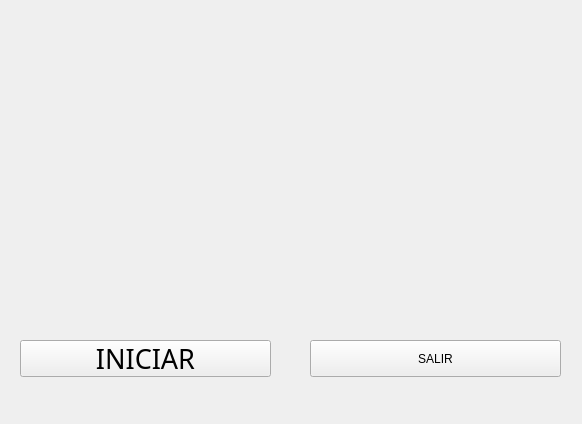
<?xml version="1.0" encoding="UTF-8"?>
<ui version="4.0">
 <class>MainWindow</class>
 <widget class="QMainWindow" name="MainWindow">
  <property name="geometry">
   <rect>
    <x>0</x>
    <y>0</y>
    <width>582</width>
    <height>424</height>
   </rect>
  </property>
  <property name="minimumSize">
   <size>
    <width>582</width>
    <height>424</height>
   </size>
  </property>
  <property name="maximumSize">
   <size>
    <width>582</width>
    <height>424</height>
   </size>
  </property>
  <property name="windowTitle">
   <string>Inicio</string>
  </property>
  <property name="windowIcon">
   <iconset resource="imagenes/fondoPrincipal.qrc">
    <normaloff>:/cct/droneIcono.jpg</normaloff>:/cct/droneIcono.jpg</iconset>
  </property>
  <property name="autoFillBackground">
   <bool>false</bool>
  </property>
  <property name="styleSheet">
   <string notr="true">border-image: url(:/cct/dronePrincipal.jpg);</string>
  </property>
  <property name="iconSize">
   <size>
    <width>30</width>
    <height>30</height>
   </size>
  </property>
  <widget class="QWidget" name="centralwidget">
   <property name="autoFillBackground">
    <bool>false</bool>
   </property>
   <widget class="QPushButton" name="pushButton_3">
    <property name="geometry">
     <rect>
      <x>310</x>
      <y>340</y>
      <width>251</width>
      <height>37</height>
     </rect>
    </property>
    <property name="contextMenuPolicy">
     <enum>Qt::DefaultContextMenu</enum>
    </property>
    <property name="autoFillBackground">
     <bool>false</bool>
    </property>
    <property name="styleSheet">
     <string notr="true">border-image: url(:/cct/fondoBlanco.jpeg);
font: 20pt &quot;Copperplate Gothic Bold&quot;;
</string>
    </property>
    <property name="text">
     <string>SALIR</string>
    </property>
   </widget>
   <widget class="QPushButton" name="pushButton">
    <property name="geometry">
     <rect>
      <x>20</x>
      <y>340</y>
      <width>251</width>
      <height>37</height>
     </rect>
    </property>
    <property name="font">
     <font>
      <family>Copperplate Gothic Bold</family>
      <pointsize>20</pointsize>
      <weight>50</weight>
      <italic>false</italic>
      <bold>false</bold>
     </font>
    </property>
    <property name="contextMenuPolicy">
     <enum>Qt::DefaultContextMenu</enum>
    </property>
    <property name="styleSheet">
     <string notr="true">border-image: url(:/cct/fondoBlanco.jpeg);
font: 20pt &quot;Copperplate Gothic Bold&quot;;



</string>
    </property>
    <property name="text">
     <string>INICIAR</string>
    </property>
   </widget>
  </widget>
 </widget>
 <resources>
  <include location="imagenes/fondoPrincipal.qrc"/>
 </resources>
 <connections/>
</ui>
